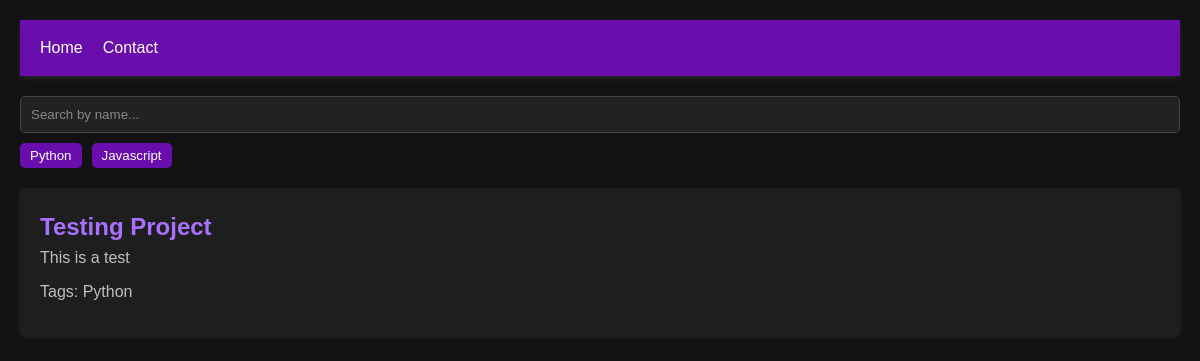
Before: / with the older database file.
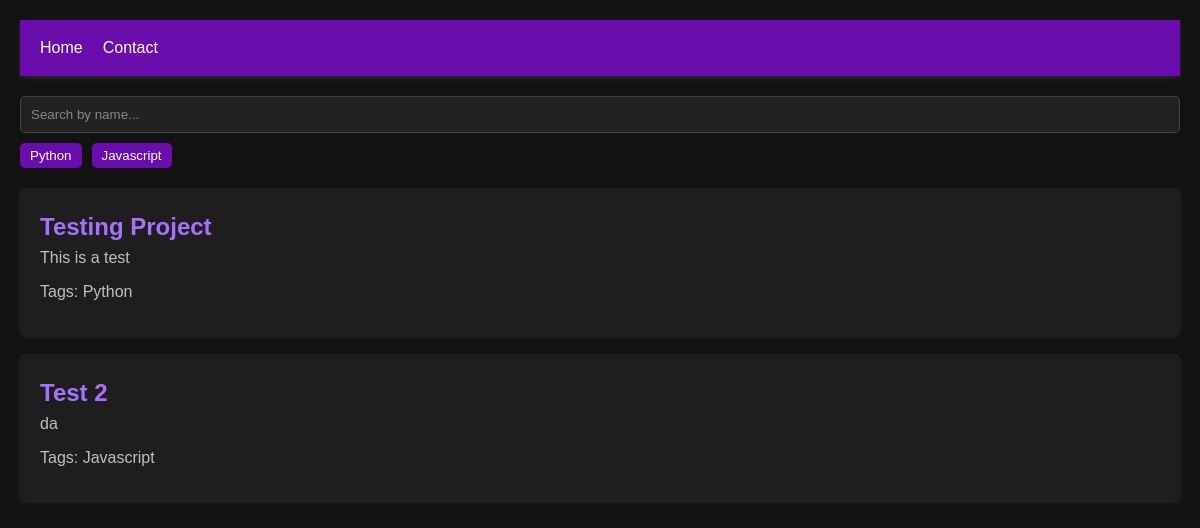
After: the same page with the newer database file.
### main/models.py (models this page shows, shortened)
class Tag(models.Model):
    name = models.CharField(max_length=100, unique=True)
    def __str__(self):
        return self.name

class Project(models.Model):
    title = models.CharField(max_length=200)
    description = models.TextField()
    tags = models.ManyToManyField(Tag, related_name="projects")
    link = models.URLField(max_length=200, blank=True)

### main/views.py (the view)
# urls.py: path("", views.home, name="home"),
def home(request):
    projects = Project.objects.all()
    tags = Tag.objects.all()
    return render(request, "home.html", {"projects": projects, "tags": tags})

### main/templates/home.html (shortened to what this page needs)
{% extends 'base.html' %}
{% load static %}
{% block extrahead %}
    <link rel="stylesheet" href="{% static 'css/home.css' %}">
{% endblock extrahead %}
{% block content %}
    <div class="filters">
        <input type="text" id="name-search" placeholder="Search by name...">
        <div class="tags-list">
            {% for tag in tags %}
                <button class="tag", data-tag="{{ tag.name|lower }}">{{ tag.name }}</button>
            {% endfor %}
        </div>
        <div class="projects-list">
            {% for project in projects %}
                <div class="project", data-name="{{ project.title|lower }}", data-tags="{{ project.tags.all|join:', '|lower }}">
                    <h2><a href="{% url 'project' project.id %}">{{project.title}}</a></h2>
                    <p>{{project.description}}</p>
                    <p>Tags: {{ project.tags.all|join:', '}}</p>
                </div>
            {% endfor %}
        </div>
    </div>
{% endblock content%}

### main/templates/base.html (shortened to what this page needs)
{% load static %}
<!DOCTYPE html>
<html lang="en">
<head>
    <link rel="stylesheet" href="{% static 'css/base.css' %}">
    {% block extrahead %}
    {% endblock extrahead %}
</head>
<body>
    <header>
        <ul class="nav-menu">
            <li><a href="/home">Home</a></li>
            <li><a href="/contact">Contact</a></li>
        </ul>
    </header>
    <main>
        {% block content %}
        {% endblock content%}
    </main>
</body>
</html>

### main/static/css/base.css (style rules this page uses)
* { box-sizing: border-box; margin: 0; padding: 0; font-family: "Arial", sans-serif; }
body { font-family: "Segoe UI", Tahoma, Geneva, Verdana, sans-serif; line-height: 1.6; color: #e0e0e0; background-color: #121212; padding: 20px; min-height: 100vh; display: flex; flex-direction: column; }
a { color: #a970ff; text-decoration: none; }
header { background-color: #6a0dad; color: white; padding: 10px 20px; box-shadow: 0 2px 5px rgba(255, 255, 255, 0.1); }
.nav-menu { list-style: none; display: flex; justify-content: flex-start; gap: 20px; }
.nav-menu li { padding: 5px 0; }
.nav-menu a { color: white; transition: color 0.3s ease; }
main { margin-top: 20px; }

### main/static/css/home.css (style rules this page uses)
body { background-color: #121212; font-family: Arial, sans-serif; }
.filters { margin-bottom: 20px; }
#name-search { padding: 10px; margin-bottom: 10px; width: 100%; border: 1px solid #444; border-radius: 5px; background-color: #222; color: #e0e0e0; }
#name-search::placeholder { color: #888; opacity: 1; }
.tags-list { display: flex; flex-wrap: wrap; gap: 10px; }
.tag { background-color: #6a0dad; color: white; border: none; padding: 5px 10px; border-radius: 5px; cursor: pointer; transition: background-color 0.3s; }
.projects-list { margin-top: 20px; }
.project { background-color: #1e1e1e; padding: 20px; margin-bottom: 20px; border-radius: 5px; box-shadow: 0 2px 5px rgba(255, 255, 255, 0.1); }
.project h2 { margin-top: 0; color: #a970ff; }
.project p { margin-bottom: 10px; line-height: 1.5; color: #c0c0c0; }

Changed rows visible on the page:
added Project: title "Test 2", description "da", tags.all "Javascript"
